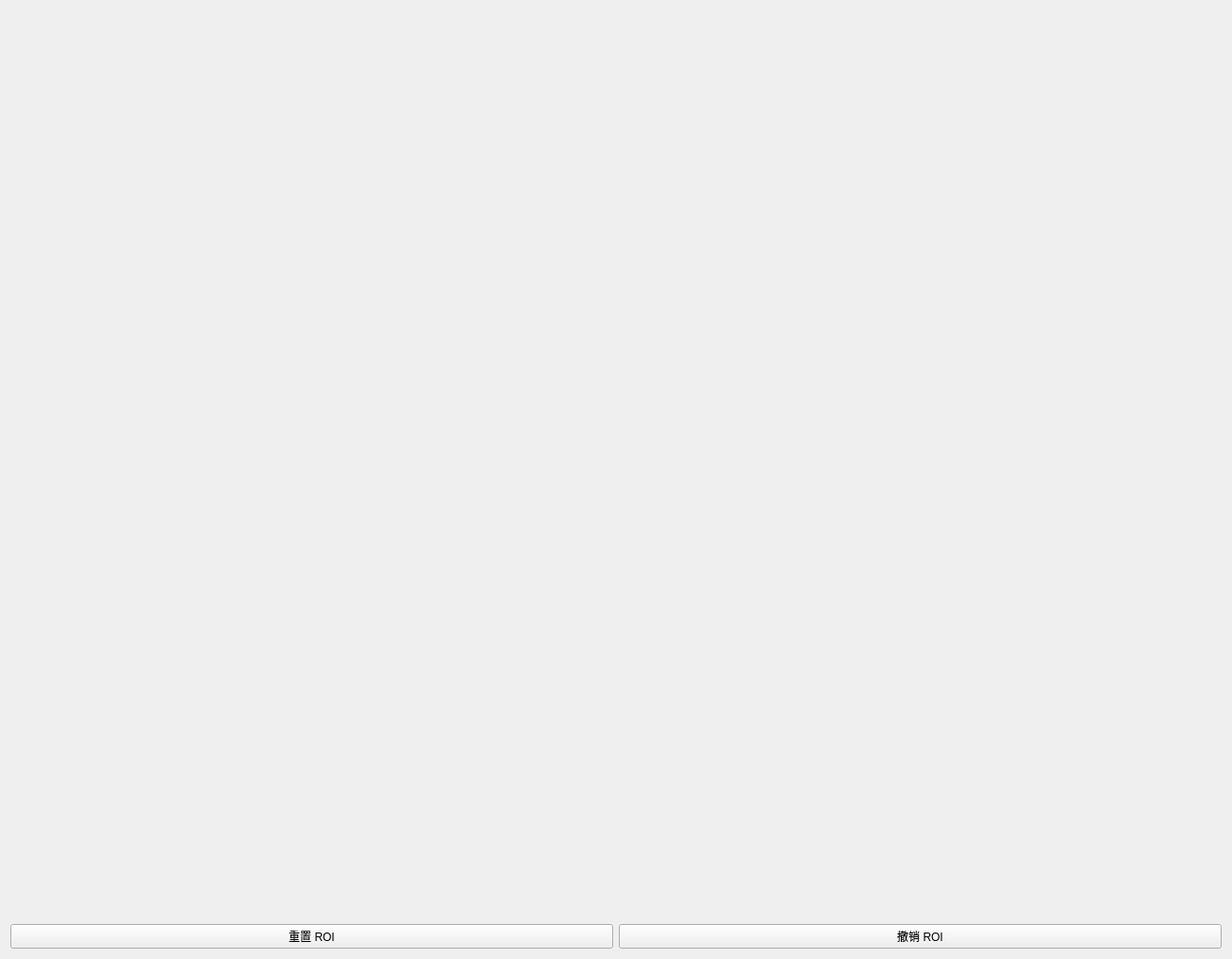
<?xml version="1.0" encoding="UTF-8"?>
<ui version="4.0">
 <class>LabelWindowClass</class>
 <widget class="QMainWindow" name="LabelWindowClass">
  <property name="geometry">
   <rect>
    <x>0</x>
    <y>0</y>
    <width>1298</width>
    <height>1009</height>
   </rect>
  </property>
  <property name="windowTitle">
   <string>LabelWindow</string>
  </property>
  <widget class="QWidget" name="centralWidget">
   <layout class="QVBoxLayout" name="verticalLayout">
    <item>
     <widget class="LabelWidget" name="labelWidget" native="true">
      <property name="sizePolicy">
       <sizepolicy hsizetype="Fixed" vsizetype="Fixed">
        <horstretch>0</horstretch>
        <verstretch>0</verstretch>
       </sizepolicy>
      </property>
      <property name="minimumSize">
       <size>
        <width>1280</width>
        <height>960</height>
       </size>
      </property>
     </widget>
    </item>
    <item>
     <layout class="QHBoxLayout" name="horizontalLayout">
      <item>
       <widget class="QPushButton" name="resetRoiBtn">
        <property name="text">
         <string>重置 ROI</string>
        </property>
       </widget>
      </item>
      <item>
       <widget class="QPushButton" name="removeLastRoiBtn">
        <property name="text">
         <string>撤销 ROI</string>
        </property>
       </widget>
      </item>
     </layout>
    </item>
   </layout>
  </widget>
 </widget>
 <layoutdefault spacing="6" margin="11"/>
 <customwidgets>
  <customwidget>
   <class>LabelWidget</class>
   <extends>QWidget</extends>
   <header>labelwidget.h</header>
   <container>1</container>
  </customwidget>
 </customwidgets>
 <resources/>
 <connections/>
</ui>
